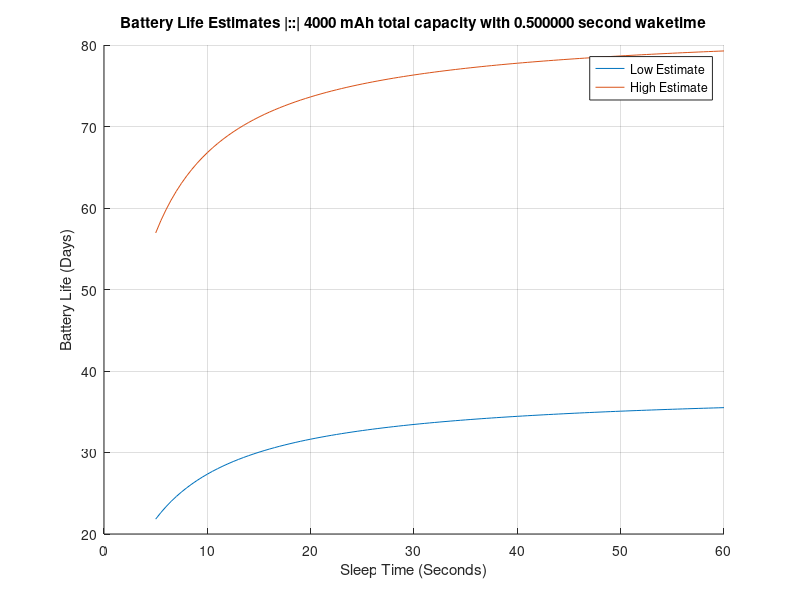

MATLAB code to generate this figure:
%% Battery_Analysis.m
% Nipun Gunawardena
% Estimate battery life for BTEMS
% TODO: Add sleepTime/wakeTime low and high?


clear all, close all, clc


%% Initialize variables
numBatsSeries = 3;      % Natural number
numBatsParallel = 2;    % Natural number, don't use 0
voltsPerBat = 1.5;      % V
batCapacity = 2000;     % mAh
sleepLow = 2.02;        % mA - Lowest reading measured while sleeping
sleepHigh = 4.40;       % mA - Highest reading measured while sleeping
wakeLow = 12;           % mA - Lowest reading measured while awake
wakeHigh = 40;          % mA - Highest reading measured while awake


%% Vary sleeptime to see effect on battery life
wakeTime = 0.5/3600;       % Convert seconds to hours
sleepTime = (5:0.5:60)/3600;
totCapacity = numBatsParallel*batCapacity;
avgCurrentLow = (1./(sleepTime + wakeTime)) .* (sleepLow*sleepTime + wakeLow*wakeTime);
avgCurrentHigh = (1./(sleepTime + wakeTime) .* (sleepHigh*sleepTime + wakeHigh*wakeTime));
highEstimate = totCapacity./avgCurrentLow;
lowEstimate = totCapacity./avgCurrentHigh;


%% Plot
wakeTime = wakeTime * 3600;     % Get back to seconds
sleepTime = sleepTime * 3600;

figure()
hold all
plot(sleepTime, lowEstimate/24);
plot(sleepTime, highEstimate/24);
title(sprintf('Battery Life Estimates |::| %d mAh total capacity with %f second waketime', totCapacity, wakeTime));
xlabel('Sleep Time (Seconds)');
ylabel('Battery Life (Days)');
legend('Low Estimate','High Estimate');
grid on